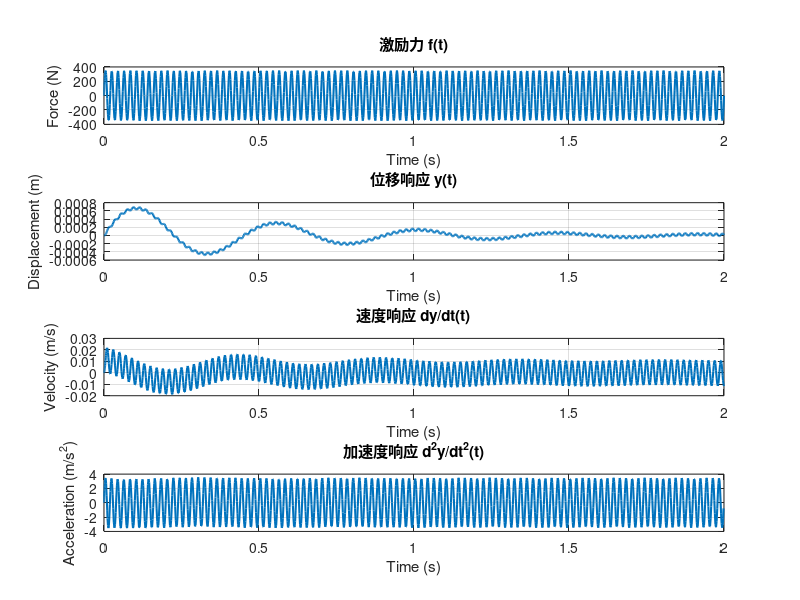
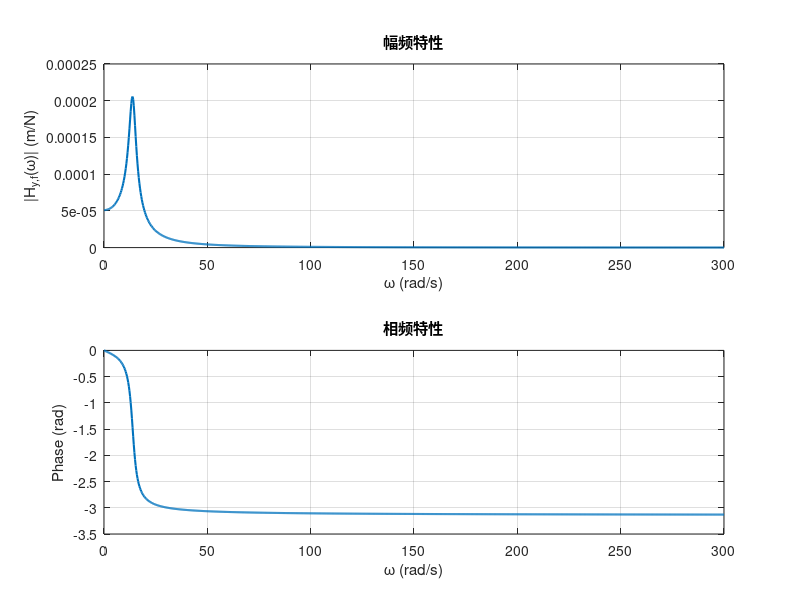

Write MATLAB code to recreate these figures, in order.
clear; close all; clc;

%% 参数定义与基本计算
m = 100;                % kg
k = 1.96e4;             % N/m
c = 350;                % N·s/m
F0 = 350;               % 力幅值 N
omega_exc = 100*pi;      % 激励角频率 rad/s

%固有频率与阻尼比
wn = sqrt(k/m);
zeta = c/(2*sqrt(m*k));

fprintf('系统固有频率 wn = %.4f rad/s\n', wn);
fprintf('系统阻尼比 zeta = %.4f\n', zeta);

%% 求稳态响应振幅与相位
%幅值：
H_mag = 1 / sqrt((k - m*omega_exc^2)^2 + (c*omega_exc)^2);
%稳态位移幅值：
Y_amp = F0 * H_mag;

%相位
phi = atan2(-c*omega_exc, (k - m*omega_exc^2));

fprintf('稳态响应幅值约为：Y_amp = %.6e m\n', Y_amp);
fprintf('稳态响应相位(相对激励) phi = %.4f rad\n', phi);

%% 数值求解0~2s内响应
tspan = [0 2];   
y0 = [0;0];      

f = @(t) F0*sin(omega_exc*t);
odefun = @(t,Y)[Y(2); (f(t)-c*Y(2)-k*Y(1))/m];

[t_sol,Y_sol] = ode45(odefun, tspan, y0);
y_sol = Y_sol(:,1);
y_dot_sol = Y_sol(:,2);
y_ddot_sol = diff(y_dot_sol)./diff(t_sol);  
t_accel = t_sol(1:end-1);

f_sol = arrayfun(f, t_sol);

%% 绘图：位移、速度、加速度、激励力时间历程
figure('Name','Time Responses (Force Excitation)','NumberTitle','off');
subplot(4,1,1);
plot(t_sol, f_sol,'LineWidth',1.5);
grid on; xlabel('Time (s)'); ylabel('Force (N)');
title('激励力 f(t)');

subplot(4,1,2);
plot(t_sol, y_sol,'LineWidth',1.5);
grid on; xlabel('Time (s)'); ylabel('Displacement (m)');
title('位移响应 y(t)');

subplot(4,1,3);
plot(t_sol, y_dot_sol,'LineWidth',1.5);
grid on; xlabel('Time (s)'); ylabel('Velocity (m/s)');
title('速度响应 dy/dt(t)');

subplot(4,1,4);
plot(t_accel, y_ddot_sol,'LineWidth',1.5);
grid on; xlabel('Time (s)'); ylabel('Acceleration (m/s^2)');
title('加速度响应 d^2y/dt^2(t)');

%% 频率响应函数幅频与相频特性
omega_vec = linspace(0,300,1000); % rad/s
H_mag_vec = zeros(size(omega_vec));
H_phase_vec = zeros(size(omega_vec));

for i = 1:length(omega_vec)
    w = omega_vec(i);
    H = 1./(k - m*w^2 + 1j*c*w);
    H_mag_vec(i) = abs(H);
    H_phase_vec(i) = angle(H);
end

figure('Name','Frequency Response (Force Excitation)','NumberTitle','off');
subplot(2,1,1);
plot(omega_vec,H_mag_vec,'LineWidth',1.5);
grid on; xlabel('\omega (rad/s)'); ylabel('|H_{y,f}(\omega)| (m/N)');
title('幅频特性');

subplot(2,1,2);
plot(omega_vec,H_phase_vec,'LineWidth',1.5);
grid on; xlabel('\omega (rad/s)'); ylabel('Phase (rad)');
title('相频特性');
